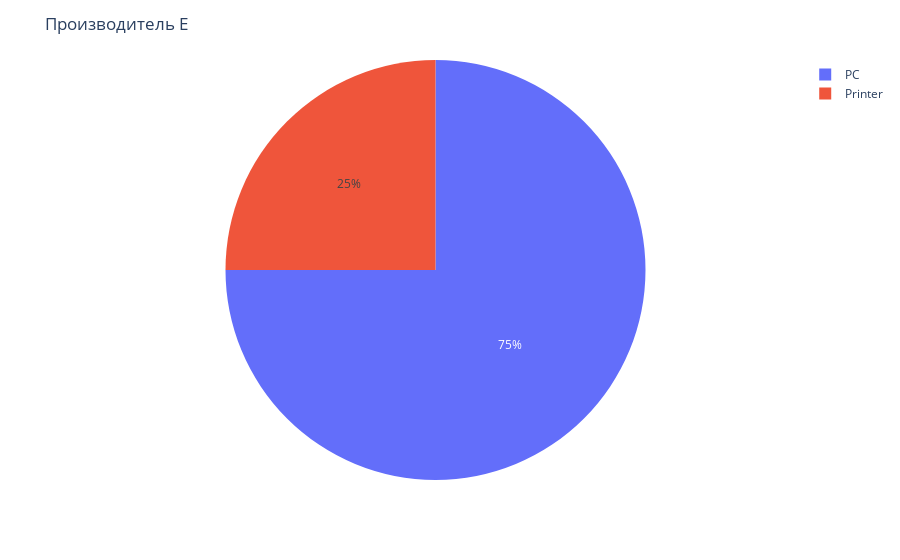
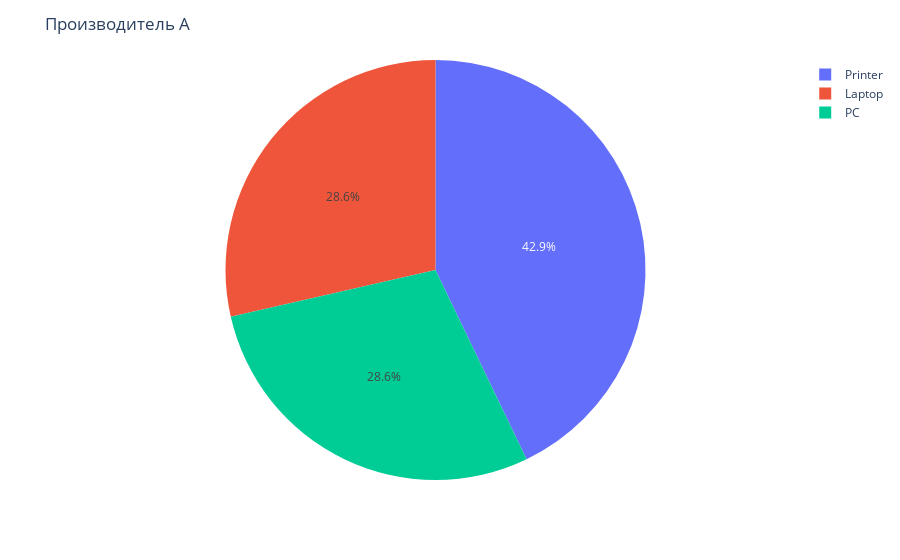
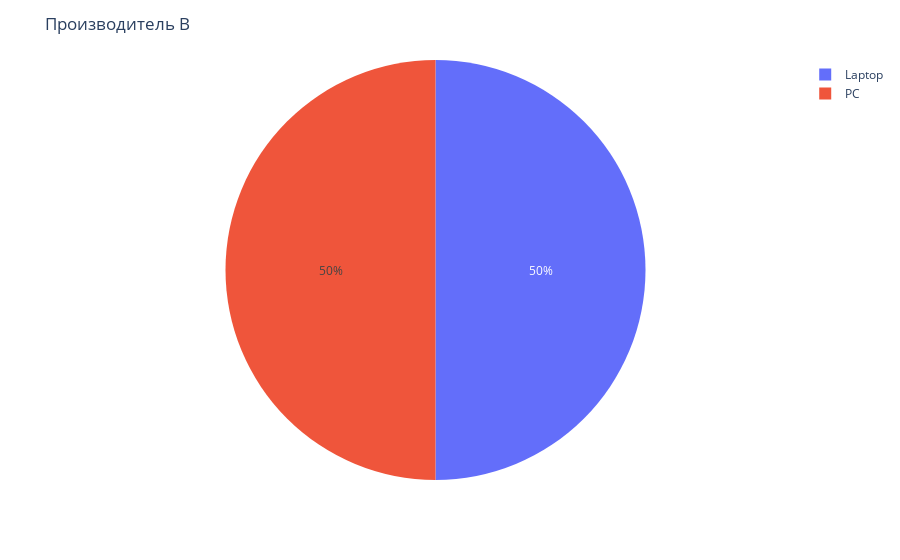
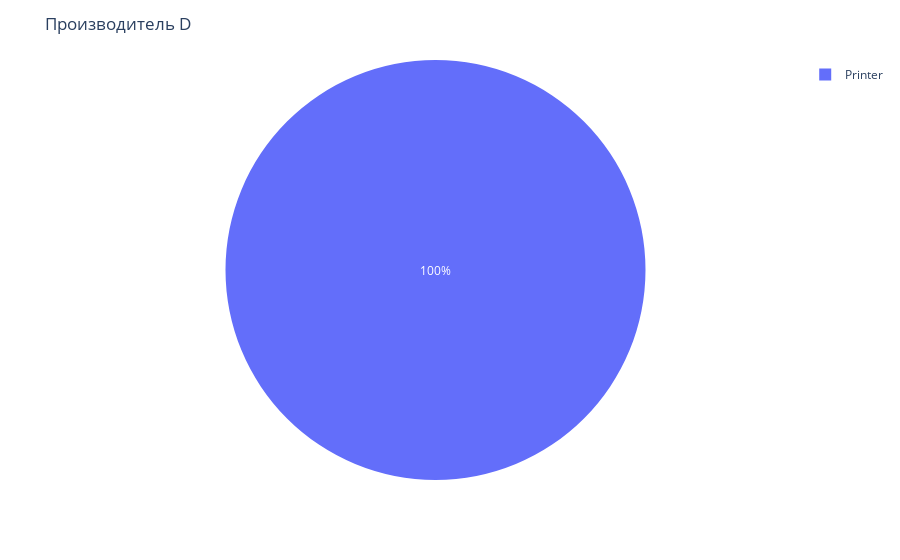

Notebook source saved alongside these figures, in order:
### Code cell
for m in data_raw['maker'].unique():
    f = px.pie(data_raw[data_raw['maker'] == m], values = 'percentage', names = 'type')
    f.update_layout(title = 'Производитель ' +m, yaxis_title = 'Количество')
    f.show()

### Figure 1 — Plotly figure (JSON) as saved in the notebook; plotly's stock layout.template omitted (floating-point values rounded to 4 significant figures)
{"data": [{"domain": {"x": [0, 1], "y": [0, 1]}, "hovertemplate": "type=%{label}<br>percentage=%{value}<extra></extra>", "labels": ["PC", "Printer"], "legendgroup": "", "name": "", "showlegend": true, "type": "pie", "values": [75, 25]}], "layout": {"legend": {"tracegroupgap": 0}, "margin": {"t": 60}, "title": {"text": "Производитель E"}, "yaxis": {"title": {"text": "Количество"}}}}

### Figure 2 — Plotly figure (JSON) as saved in the notebook; plotly's stock layout.template omitted (floating-point values rounded to 4 significant figures)
{"data": [{"domain": {"x": [0, 1], "y": [0, 1]}, "hovertemplate": "type=%{label}<br>percentage=%{value}<extra></extra>", "labels": ["Laptop", "PC", "Printer"], "legendgroup": "", "name": "", "showlegend": true, "type": "pie", "values": [28.57, 28.57, 42.86]}], "layout": {"legend": {"tracegroupgap": 0}, "margin": {"t": 60}, "title": {"text": "Производитель A"}, "yaxis": {"title": {"text": "Количество"}}}}

### Figure 3 — Plotly figure (JSON) as saved in the notebook; plotly's stock layout.template omitted (floating-point values rounded to 4 significant figures)
{"data": [{"domain": {"x": [0, 1], "y": [0, 1]}, "hovertemplate": "type=%{label}<br>percentage=%{value}<extra></extra>", "labels": ["Laptop", "PC"], "legendgroup": "", "name": "", "showlegend": true, "type": "pie", "values": [50, 50]}], "layout": {"legend": {"tracegroupgap": 0}, "margin": {"t": 60}, "title": {"text": "Производитель B"}, "yaxis": {"title": {"text": "Количество"}}}}

### Figure 4 — Plotly figure (JSON) as saved in the notebook; plotly's stock layout.template omitted (floating-point values rounded to 4 significant figures)
{"data": [{"domain": {"x": [0, 1], "y": [0, 1]}, "hovertemplate": "type=%{label}<br>percentage=%{value}<extra></extra>", "labels": ["Printer"], "legendgroup": "", "name": "", "showlegend": true, "type": "pie", "values": [100]}], "layout": {"legend": {"tracegroupgap": 0}, "margin": {"t": 60}, "title": {"text": "Производитель D"}, "yaxis": {"title": {"text": "Количество"}}}}
